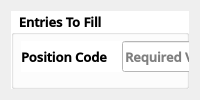
       <widget class="QWidget" name="JobData_Window">
        <attribute name="title">
         <string>Job Ref.</string>
        </attribute>
        <layout class="QVBoxLayout" name="verticalLayout_9">
         <item>
          <widget class="QGroupBox" name="groupBox_27">
           <property name="sizePolicy">
            <sizepolicy hsizetype="Preferred" vsizetype="Preferred">
             <horstretch>0</horstretch>
             <verstretch>0</verstretch>
            </sizepolicy>
           </property>
           <property name="font">
            <font>
             <family>Open Sans SemiBold</family>
             <pointsize>10</pointsize>
             <weight>75</weight>
             <bold>true</bold>
            </font>
           </property>
           <property name="styleSheet">
            <string notr="true">background-color: rgb(255,255,255);</string>
           </property>
           <property name="title">
            <string>Entries To Fill</string>
           </property>
           <property name="checkable">
            <bool>false</bool>
           </property>
           <widget class="QGroupBox" name="groupBox_20">
            <property name="geometry">
             <rect>
              <x>10</x>
              <y>80</y>
              <width>751</width>
              <height>121</height>
             </rect>
            </property>
            <property name="font">
             <font>
              <family>Open Sans SemiBold</family>
              <weight>75</weight>
              <bold>true</bold>
             </font>
            </property>
            <property name="title">
             <string>Pre-requisites For Modifying / Adding Data</string>
            </property>
            <widget class="QGroupBox" name="groupBox_21">
             <property name="geometry">
              <rect>
               <x>10</x>
               <y>30</y>
               <width>361</width>
               <height>81</height>
              </rect>
             </property>
             <property name="font">
              <font>
               <family>Open Sans SemiBold</family>
               <weight>75</weight>
               <bold>true</bold>
              </font>
             </property>
             <property name="styleSheet">
              <string notr="true"/>
             </property>
             <property name="title">
              <string>For Adding / Inserting Data</string>
             </property>
             <widget class="QLabel" name="label_46">
              <property name="geometry">
               <rect>
                <x>20</x>
                <y>30</y>
                <width>251</width>
                <height>16</height>
               </rect>
              </property>
              <property name="font">
               <font>
                <family>Open Sans SemiBold</family>
                <weight>75</weight>
                <bold>true</bold>
               </font>
              </property>
              <property name="text">
               <string>- All Fields Are Required.</string>
              </property>
             </widget>
            </widget>
            <widget class="QGroupBox" name="groupBox_22">
             <property name="geometry">
              <rect>
               <x>380</x>
               <y>30</y>
               <width>361</width>
               <height>81</height>
              </rect>
             </property>
             <property name="font">
              <font>
               <family>Open Sans SemiBold</family>
               <weight>75</weight>
               <bold>true</bold>
              </font>
             </property>
             <property name="title">
              <string>For Editing / Modifying Data</string>
             </property>
             <widget class="QLabel" name="label_54">
              <property name="geometry">
               <rect>
                <x>20</x>
                <y>30</y>
                <width>331</width>
                <height>31</height>
               </rect>
              </property>
              <property name="font">
               <font>
                <family>Open Sans SemiBold</family>
                <weight>75</weight>
                <bold>true</bold>
               </font>
              </property>
              <property name="text">
               <string>- Fields That Don't Require Changes Must 
Kept The Data Intact.</string>
              </property>
             </widget>
            </widget>
           </widget>
           <widget class="QWidget" name="horizontalLayoutWidget_7">
            <property name="geometry">
             <rect>
              <x>10</x>
              <y>30</y>
              <width>751</width>
              <height>31</height>
             </rect>
            </property>
            <property name="font">
             <font>
              <family>Open Sans SemiBold</family>
              <weight>75</weight>
              <bold>true</bold>
             </font>
            </property>
            <layout class="QHBoxLayout" name="horizontalLayout_9">
             <property name="spacing">
              <number>15</number>
             </property>
             <item>
              <widget class="QLabel" name="label_14">
               <property name="sizePolicy">
                <sizepolicy hsizetype="Fixed" vsizetype="Preferred">
                 <horstretch>0</horstretch>
                 <verstretch>0</verstretch>
                </sizepolicy>
               </property>
               <property name="font">
                <font>
                 <family>Open Sans SemiBold</family>
                 <pointsize>10</pointsize>
                 <weight>75</weight>
                 <bold>true</bold>
                </font>
               </property>
               <property name="text">
                <string>Position Code</string>
               </property>
              </widget>
             </item>
             <item>
              <widget class="QLineEdit" name="JobPEntry_PC">
               <property name="sizePolicy">
                <sizepolicy hsizetype="Preferred" vsizetype="Ignored">
                 <horstretch>0</horstretch>
                 <verstretch>0</verstretch>
                </sizepolicy>
               </property>
               <property name="font">
                <font>
                 <family>Open Sans SemiBold</family>
                 <pointsize>10</pointsize>
                 <weight>75</weight>
                 <bold>true</bold>
                </font>
               </property>
               <property name="placeholderText">
                <string>Required Value To Fill.</string>
               </property>
               <property name="clearButtonEnabled">
                <bool>true</bool>
               </property>
              </widget>
             </item>
             <item>
              <widget class="QLabel" name="label_15">
               <property name="sizePolicy">
                <sizepolicy hsizetype="Fixed" vsizetype="Preferred">
                 <horstretch>0</horstretch>
                 <verstretch>0</verstretch>
                </sizepolicy>
               </property>
               <property name="font">
                <font>
                 <family>Open Sans SemiBold</family>
                 <pointsize>10</pointsize>
                 <weight>75</weight>
                 <bold>true</bold>
                </font>
               </property>
               <property name="text">
                <string>Position Name</string>
               </property>
              </widget>
             </item>
             <item>
              <widget class="QLineEdit" name="JobPEntry_PN">
               <property name="sizePolicy">
                <sizepolicy hsizetype="Preferred" vsizetype="Ignored">
                 <horstretch>0</horstretch>
                 <verstretch>0</verstretch>
                </sizepolicy>
               </property>
               <property name="font">
                <font>
                 <family>Open Sans SemiBold</family>
                 <pointsize>10</pointsize>
                 <weight>75</weight>
                 <bold>true</bold>
                </font>
               </property>
               <property name="placeholderText">
                <string>Required Value To Fill...</string>
               </property>
               <property name="clearButtonEnabled">
                <bool>true</bool>
               </property>
              </widget>
             </item>
            </layout>
           </widget>
          </widget>
         </item>
        </layout>
       </widget>
